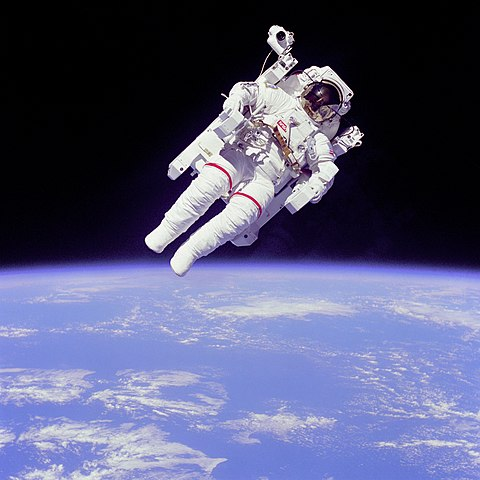
%> input picture Trabajo1/Apartado 2/Image/Astronaut/Astronaut.jpg, 480 x 480 px
$ octave svd_image.m   (GNU Octave 9; MATLAB toolbox functions it lacks are replaced by stand-ins)
%> lines starting %> are read from the running program, lines starting %| are printed output that depends on the picture
%==========================================================================
% Script dedicado al estudio del error de compresion por SVD y HOSVD
% Para poder cambiar de imagen utilar la herramiento para reemplazar
% palabras que tiene matlab. A continuacion se muestra la palabras que
% deben ser utilizadas para cambiar entre imagenes.
%   - Astr0naut
%   - Xeurat
%   - Kand1nsky
%   - Astr0naut
%==========================================================================

clearvars
clc
close all

% Lee imagen original
rgbImage = imread('./Astronaut/Astronaut.jpg');
%> rgbImage is the input picture: size 480x480x3 uint8; mean R, G, B 86.3, 88.5, 120.9
rgbImage = double(rgbImage);
%> rgbImage: size 480x480x3 double
% [4 lines of commented-out code are left out]

%% Descomposicion SVD
rgbImage_svd = double(rgbImage);

Image1 = rgbImage_svd(:,:,1); % Tensor correspondiente al color rojo
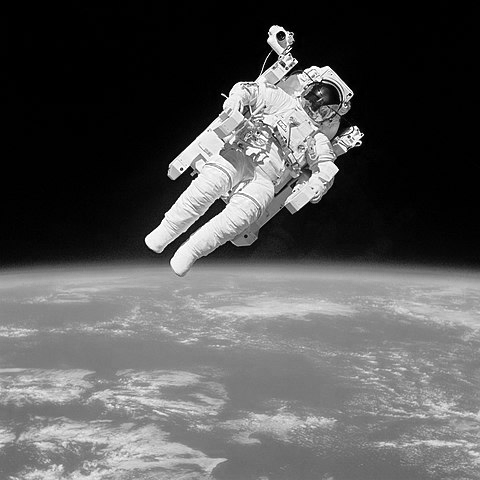
%> Image1: size 480x480 double; min 0, max 255, mean 86.3
Image2 = rgbImage_svd(:,:,2); % Tensor correspondiente al color verde
Image3 = rgbImage_svd(:,:,3); % Tensor correspondiente al color negro
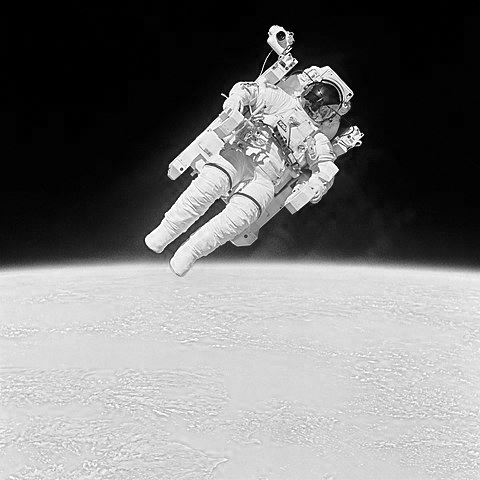
%> Image3: size 480x480 double; min 0, max 255, mean 120.9

[u1,s1,v1] = svd(Image1); v1 = v1';
[u2,s2,v2] = svd(Image2); v2 = v2';
[u3,s3,v3] = svd(Image3); v3 = v3';

% Norma de Frobenius de la imagen original por colores
%imagen_orig = mean(mean(mean(double(rgbImage))));
imagen_orig_1 = norm(Image1,'fro');
%> imagen_orig_1 = 56075.4
imagen_orig_2 = norm(Image2,'fro');
%> imagen_orig_2 = 57968.8
imagen_orig_3 = norm(Image3,'fro');
%> imagen_orig_3 = 75567.3

% Distribucion de los valores singulares de cada descomposicon
figure(5)
subplot(1,3,1)
plot(diag(s1),'o-')
title('Valores singulares, Rojo')
subplot(1,3,2)
plot(diag(s2),'o-')
title('Valores singulares, Verde')
subplot(1,3,3)
plot(diag(s3),'o-')
title('Valores singulares, Negro')
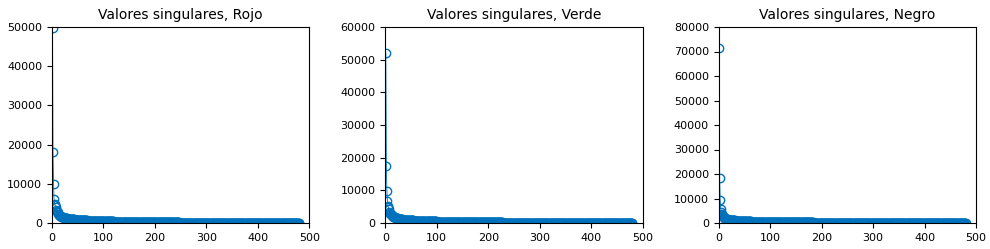
%> figure redrawn from the program's plot data, 3 panels; panel 1: curve peaks at x = 1, y = 49814.8; panel 2: curve peaks at x = 1, y = 52049.9; panel 3: curve peaks at x = 1, y = 71438.7

% Carga de los distintos modos usados para la reconstruccion de la imagen
%> (the run ends here)
